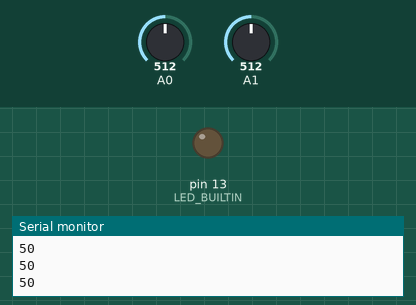
Simulated run of this sketch. Board: Arduino Uno, built with avr-gcc and run on an emulated ATmega328P. On the bench: output pins drawn as LEDs (lit = HIGH), the last lines printed to the serial monitor. The inputs (shaded band) are chosen by the test bench; at power-on: A1 = 512, A0 = 512.

Above: at 1.6 s.
1.7 s: A1 set to 528
At 2.7 s:
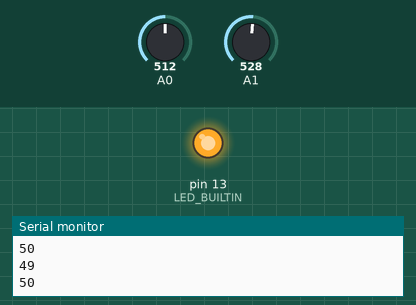
3.9 s: A1 set to 511
At 5.2 s:
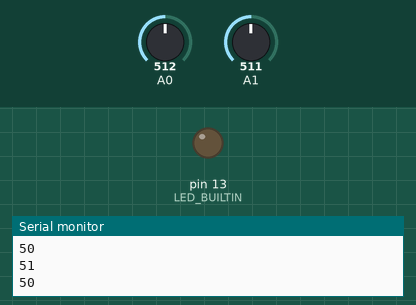
5.5 s: A1 set to 716
At 6.5 s:
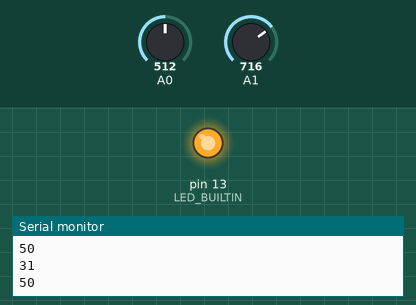
Timing chart, 0 to 8.5 s (numbered marks = the images above; inputs shaded):
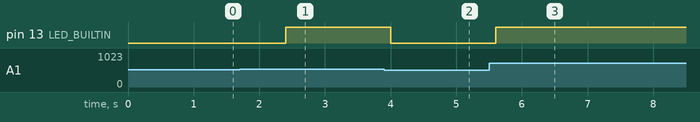

Measured:
- the behaviour switches between 512 and 513 on A1 (found by bisection; images 0 and 1)
- after the input at 1.7 s, pin 13 (LED_BUILTIN): LOW → HIGH after 0.70 s
- after the input at 3.9 s, pin 13 (LED_BUILTIN): HIGH → LOW after 0.10 s
- after the input at 5.5 s, pin 13 (LED_BUILTIN): LOW → HIGH after 0.10 s

The sketch:

blink.ino
```cpp
void setup() {
  // initialize digital pin LED_BUILTIN as an output.
  Serial.begin(9600);
  pinMode(A0, INPUT);
  pinMode(A1, INPUT);
  pinMode(LED_BUILTIN, OUTPUT);
}

// the loop function runs over and over again forever
void loop() {
  int pot = analogRead(A0);
  int val = analogRead(A1);
  Serial.println(map(val, 0, 1023, 100, 0));
  Serial.println(map(pot, 0, 1023, 100, 0));

  if(val > pot){
    //Serial.println(11);
    digitalWrite(LED_BUILTIN, HIGH);
  }else {
    //Serial.println(00);
    digitalWrite(LED_BUILTIN, LOW);
  }

  delay(800);


}
```
